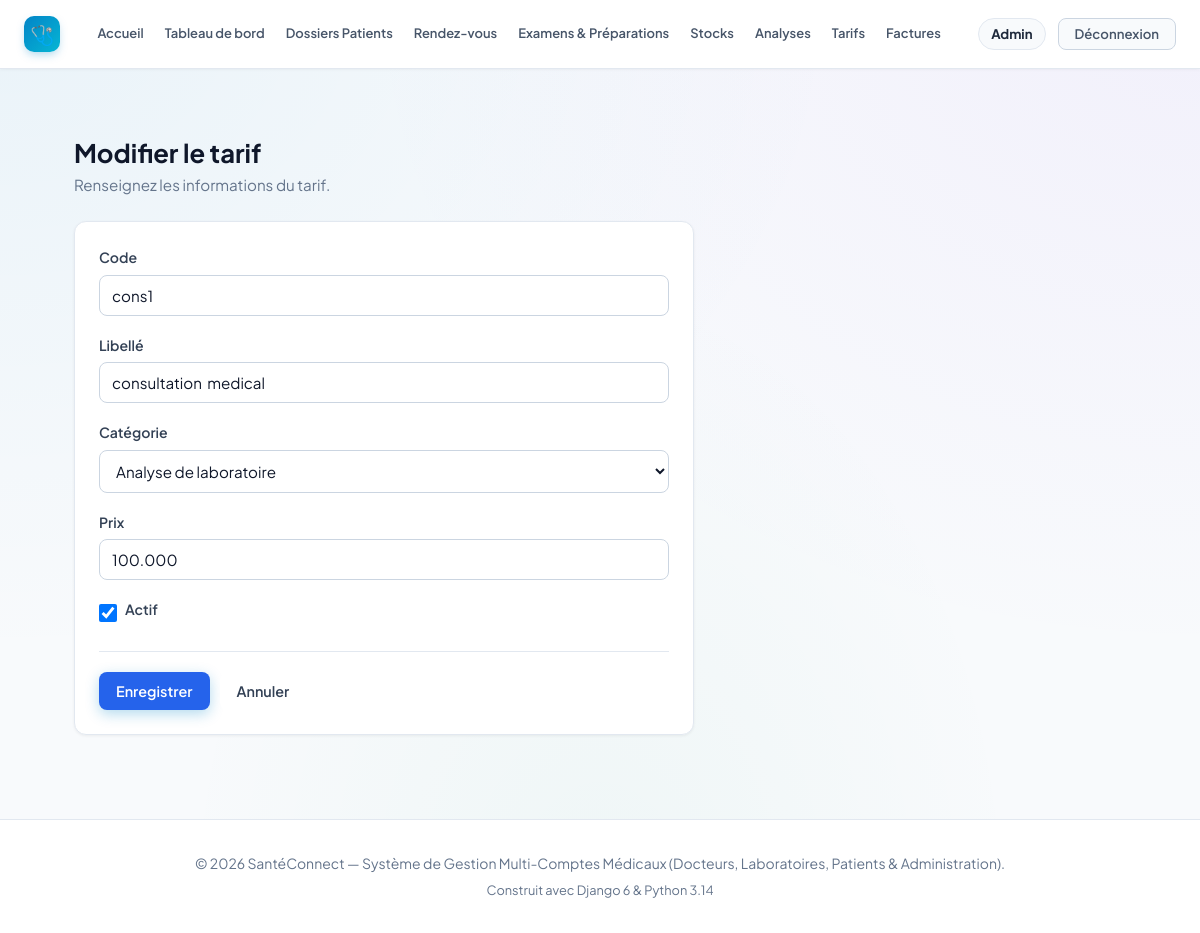
Before: /billing/tarifs/3/modifier/ (signed in) with the older database file.
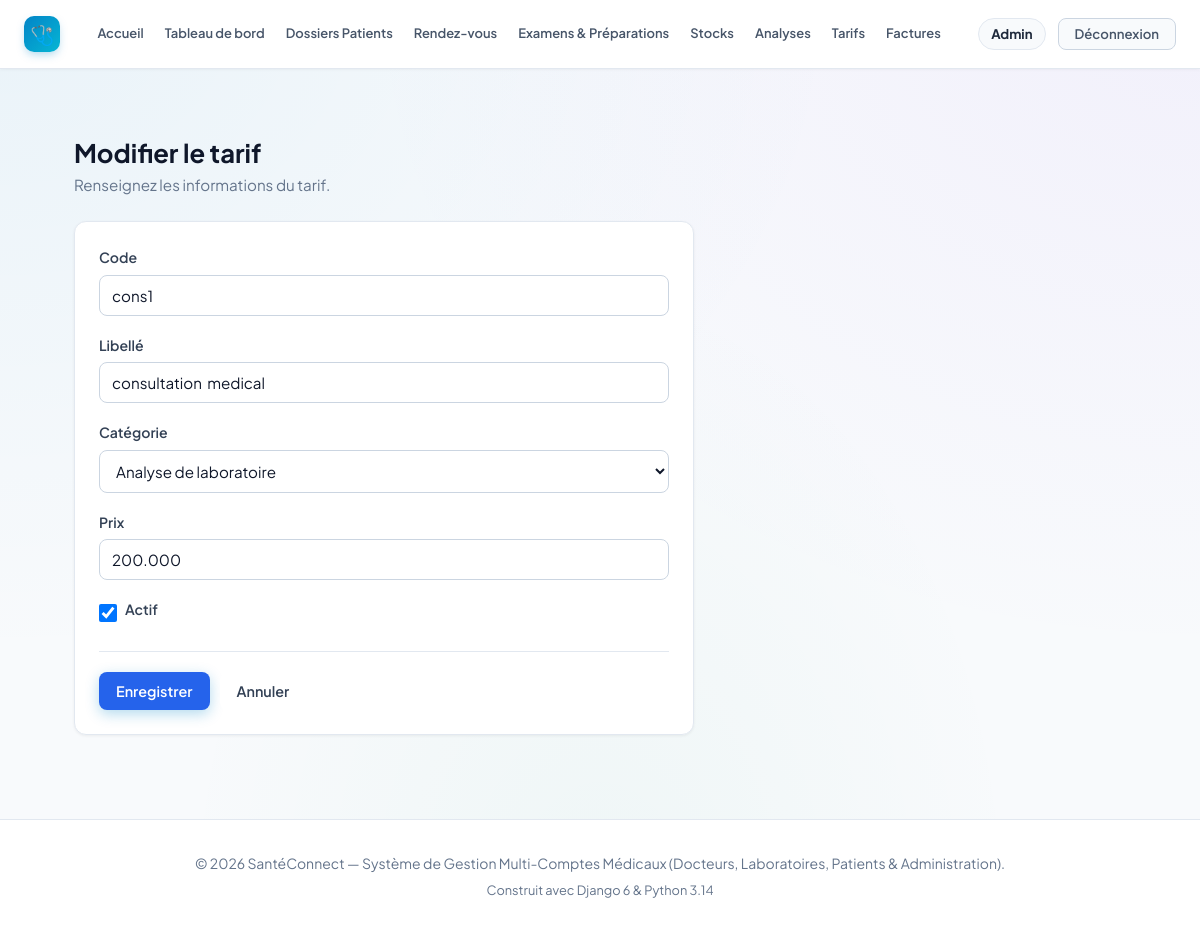
After: the same page with the newer database file.
### billing/models.py (models this page shows, shortened)
class Tarif(models.Model):
    class Categorie(models.TextChoices):
        CONSULTATION = 'CONSULTATION', 'Consultation'
        EXAMEN = 'EXAMEN', 'Examen'
        ANALYSE = 'ANALYSE', 'Analyse de laboratoire'
        AUTRE = 'AUTRE', 'Autre'
    code = models.CharField("Code", max_length=30, unique=True)
    libelle = models.CharField("Libellé", max_length=150)
    categorie = models.CharField("Catégorie", max_length=20,
                                 choices=Categorie.choices, default=Categorie.CONSULTATION)
    prix = models.DecimalField("Prix", max_digits=12, decimal_places=3)
    actif = models.BooleanField("Actif", default=True)
    class Meta:
        ordering = ['categorie', 'libelle']

### billing/views.py (the view)
# urls.py: path('tarifs/<int:pk>/modifier/', views.tarif_update, name='tarif_update'),
@admin_required
def tarif_update(request, pk):
    tarif = get_object_or_404(Tarif, pk=pk)
    form = TarifForm(request.POST or None, instance=tarif)
    if request.method == 'POST' and form.is_valid():
        form.save()
        messages.success(request, "Tarif modifié.")
        return redirect('tarif_list')
    return render(request, 'billing/tarif_form.html', {'form': form, 'tarif': tarif})

### billing/forms.py
class TarifForm(forms.ModelForm):
    class Meta:
        model = Tarif
        fields = ['code', 'libelle', 'categorie', 'prix', 'actif']
        widgets = {
            'code': forms.TextInput(attrs={'class': 'form-input'}),
            'libelle': forms.TextInput(attrs={'class': 'form-input'}),
            'categorie': forms.Select(attrs={'class': 'form-input'}),
            'prix': forms.NumberInput(attrs={'class': 'form-input', 'step': '0.001', 'min': '0'}),
        }

### accounts/models.py (called while the page is built)
    @property
    def is_patient(self):
        return self.role == self.Role.PATIENT

    @property
    def is_admin_user(self):
        return self.role == self.Role.ADMIN or self.is_superuser

### billing/permissions.py (called while the page is built)
def role_required(test):
    def decorator(view):
        @wraps(view)
        def wrapper(request, *args, **kwargs):
            if not request.user.is_authenticated:
                return redirect_to_login(request.get_full_path())
            if not test(request.user):
                raise PermissionDenied
            return view(request, *args, **kwargs)
        return wrapper
    return decorator

def _is_admin(u):
    return u.is_admin_user

### templates/billing/tarif_form.html (shortened to what this page needs)
{% extends 'base.html' %}
{% load static %}
{% block content %}
<link rel="stylesheet" href="{% static 'billing/billing.css' %}">
<div class="billing-page">
    <div class="page-header">
        <div>
            <h1>{% if tarif %}Modifier le tarif{% else %}Nouveau tarif{% endif %}</h1>
            <p>Renseignez les informations du tarif.</p>
        </div>
    </div>
    <div class="card form-narrow">
        <div class="card-body">
            <form method="post">
                {% for field in form.visible_fields %}
                    {% if field.name == 'actif' %}
                    <div class="form-group form-check">
                        {{ field }}
                        <label for="{{ field.id_for_label }}">{{ field.label }}</label>
                    </div>
                    {% else %}
                    <div class="form-group">
                        <label for="{{ field.id_for_label }}">{{ field.label }}</label>
                        {{ field }}
                    </div>
                    {% endif %}
                {% endfor %}
                <div class="form-actions">
                    <button type="submit" class="btn btn-primary">Enregistrer</button>
                    <a href="{% url 'tarif_list' %}" class="btn btn-light">Annuler</a>
                </div>
            </form>
        </div>
    </div>
</div>
{% endblock %}

Changed rows visible on the page:
changed Tarif "cons1": prix "100.000" → "200.000"
